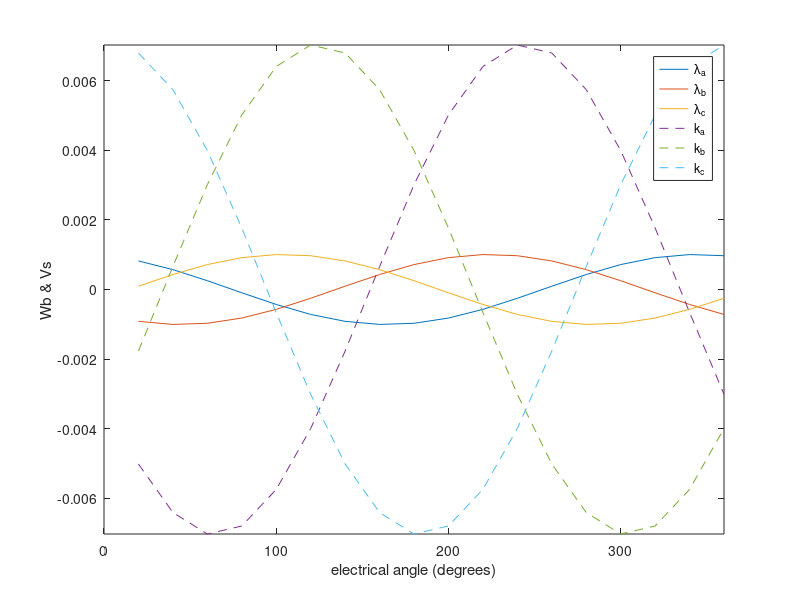
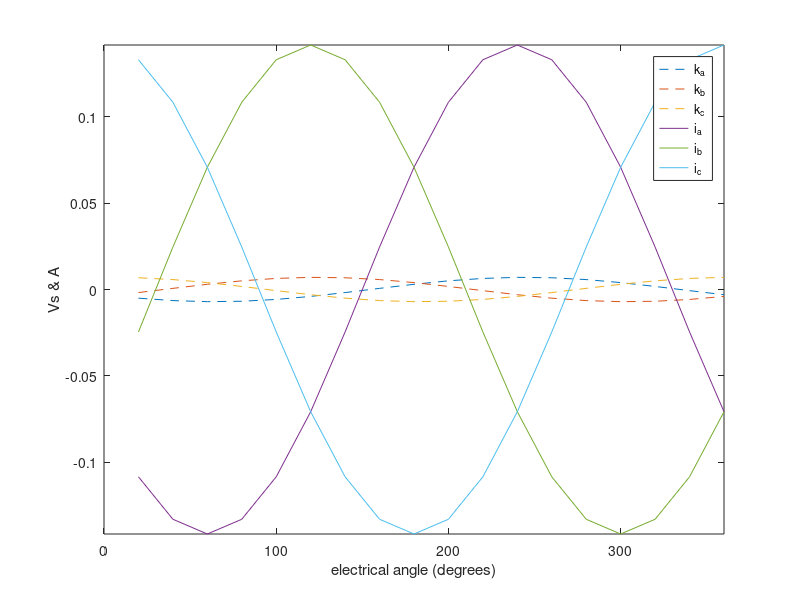
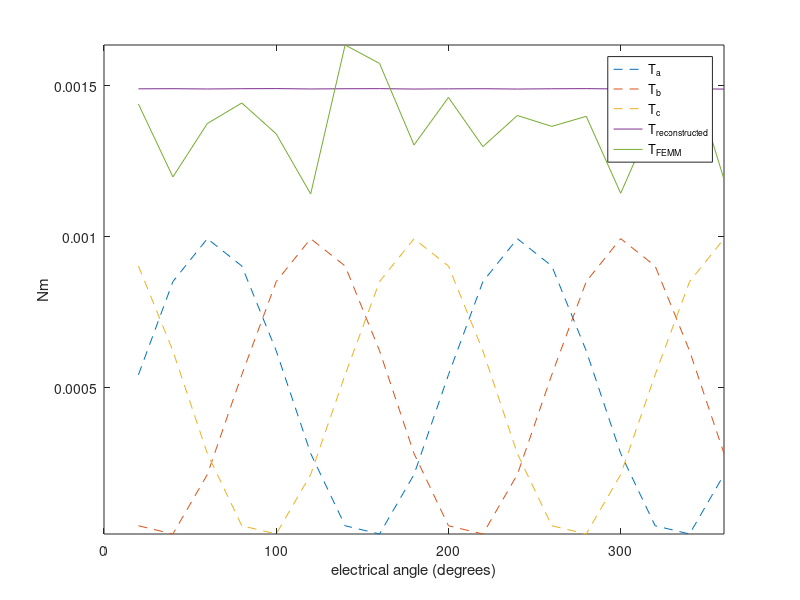

MATLAB code for these plots, in order:
close all; clear all; clc

%% input data
NumberPoles = 14; 

%% extract FEMM data
Data = csvread('OutrunnerVideoExample_Part3.csv',1,0);
Angle = Data(:,1);
Torque = Data(:,2);
FluxLinkage = Data(:,3:5);
 Current = Data(:,6:8);

%% calculations
K = circshift(FluxLinkage, [-round(length(Angle)*(90)/360),0])*NumberPoles/2;  % differentiate in frequency domain
T = K.*Current;

%% plotting
figure
plot(Angle, FluxLinkage)
hold on
plot(Angle,  K,'--')
hold off
legend('\lambda_a', '\lambda_b', '\lambda_c', 'k_a', 'k_b', 'k_c')
xlabel('electrical angle (degrees)')
ylabel('Wb & Vs')
axis([0 360 -inf inf])

figure
plot(Angle,  K,'--')
hold on
plot(Angle, Current)
hold off
legend('k_a', 'k_b', 'k_c', 'i_a', 'i_b', 'i_c')
xlabel('electrical angle (degrees)')
ylabel('Vs & A')
axis([0 360 -inf inf])


figure
plot(Angle,  T,'--')
hold on
plot(Angle, sum(T,2),Angle , Torque)
hold off
legend('T_a', 'T_b', 'T_c', 'T_{reconstructed}', 'T_{FEMM}')
xlabel('electrical angle (degrees)')
ylabel('Nm')
axis([0 360 -inf inf])

FluxLinkageRMS = max(max(FluxLinkage))/sqrt(2);
AverageTorque = mean(Torque);


Ke = FluxLinkageRMS*NumberPoles/2
Kt = Ke*3

